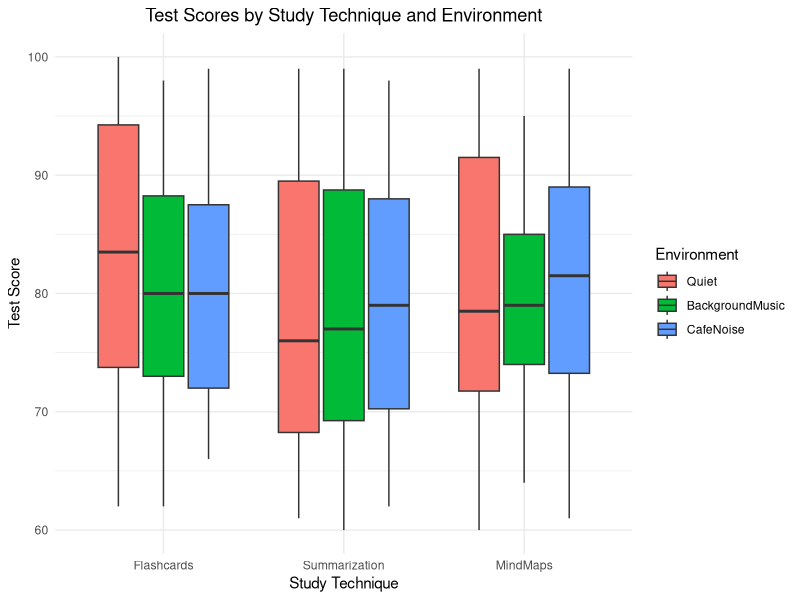

Recreate this plot in R. (Note: this script raises an error after producing the figure.)
# Define the levels for each factor
study_techniques <- c("Flashcards", "Summarization", "MindMaps")
study_environments <- c("Quiet", "BackgroundMusic", "CafeNoise")

# Create a data frame with all combinations of study technique and environment
study_design <- expand.grid(Technique = study_techniques, Environment = study_environments)

# Repeat each combination to simulate multiple students per group
students_per_group <- 30
study_design <- study_design[rep(seq_len(nrow(study_design)), each = students_per_group), ]

# Generate random test scores for each student
set.seed(123) # For reproducibility
study_design$TestScore <- round(runif(length(study_design$Technique), min = 60, max = 100), digits = 0)

# Now, the corrected dataset 'study_design' includes the 'TestScore' variable correctly
# Let's try plotting again

library(ggplot2)

ggplot(study_design, aes(x = Technique, y = TestScore, fill = Environment)) +
  geom_boxplot() +
  theme_minimal() +
  labs(title = "Test Scores by Study Technique and Environment",
       x = "Study Technique",
       y = "Test Score") +
  theme(plot.title = element_text(hjust = 0.5))

write.csv(study_design,file='study_data.csv')

study_data <- read.csv("study_data.csv")

str(study_data)
summary(study_data)


ggplot(study_data, aes(x = Technique, y = TestScore, fill = Environment)) +
  geom_boxplot() +
  facet_wrap(~Environment) +
  theme_minimal() +
  labs(title = "Test Scores by Study Technique and Environment",
       x = "Study Technique",
       y = "Test Score")

shapiro.test(residuals(aov(TestScore ~ Technique * Environment, data = study_data)))

library(car)
leveneTest(TestScore ~ Technique * Environment, data = study_data)

